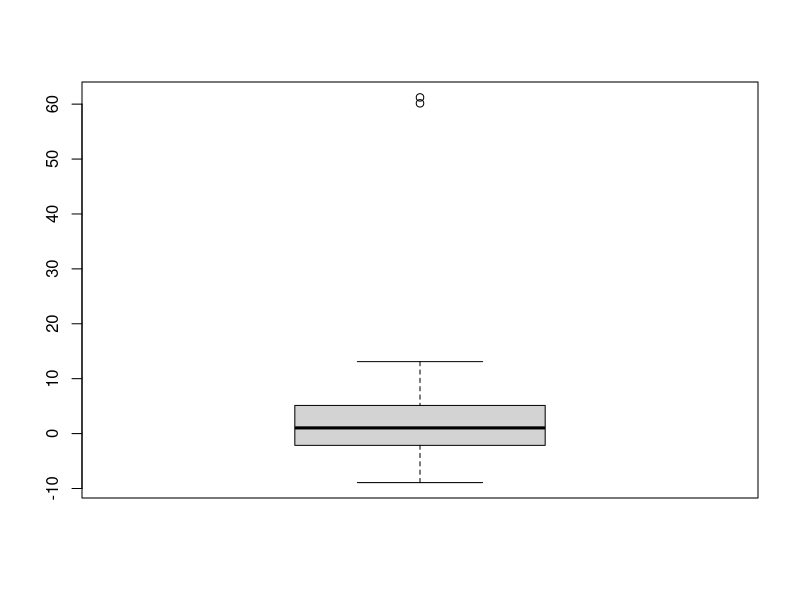
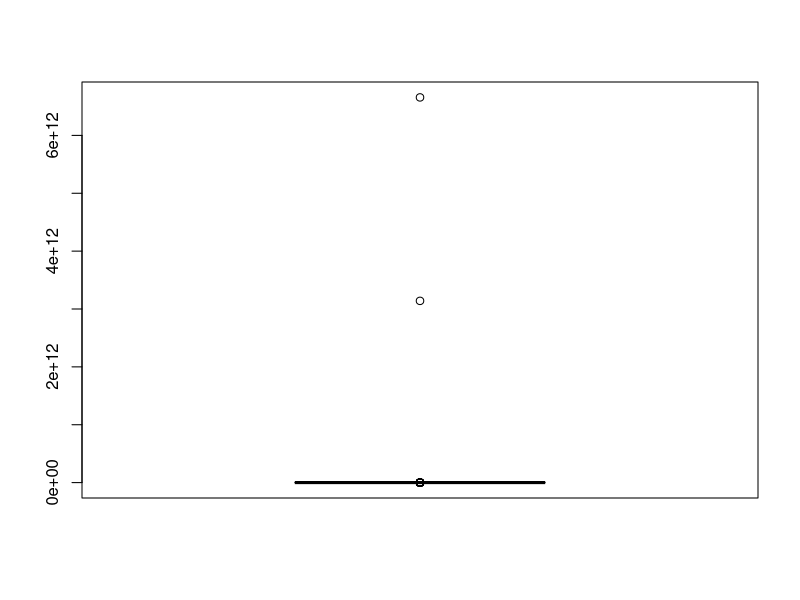
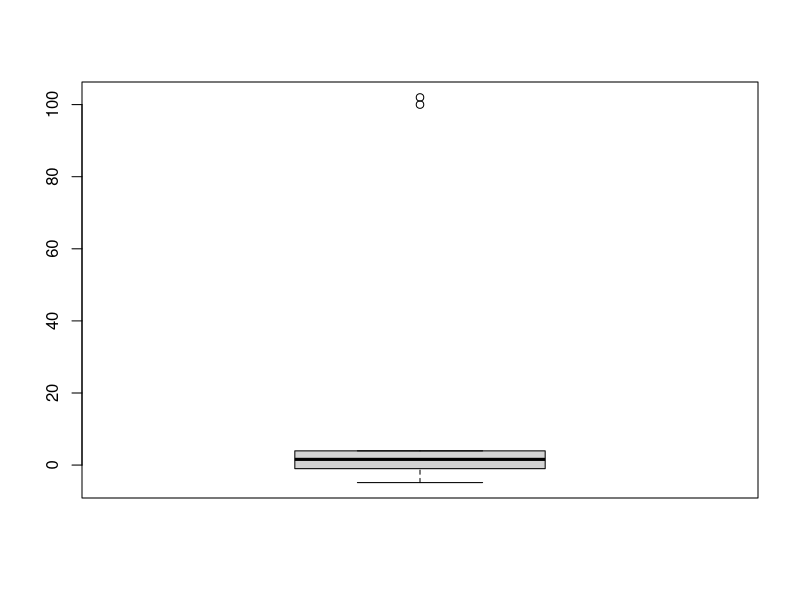
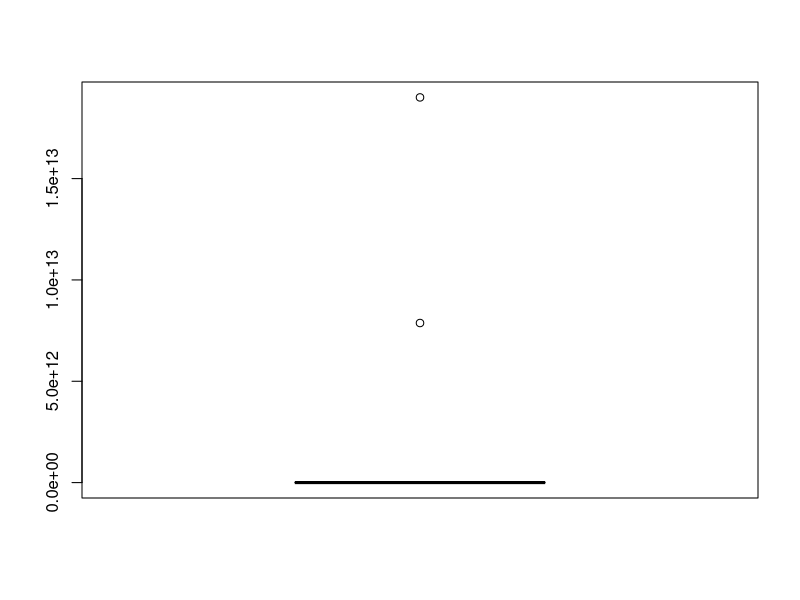

Generate these figures, in order, with R:
#100 data simetris
set.seed(10)
data.awal<-rnorm(98,mean=2, sd=5)

min(data.awal)
max(data.awal)
data.100.sims<-c(data.awal, 100,102)

#atau
pecl<- rnorm(2, mean=60, sd=1)
data.100.sims<-c(data.awal,pecl)

boxplot(data.100.sims)

#100 tak simetris
set.seed(1)
dt.awal<-rlnorm(98, meanlog = 2, sdlog = 4)
dt.pencl<-rlnorm(2, meanlog=30, sdlog=1)
data.100.ts<-c(dt.awal, dt.pencl)
boxplot(data.100.ts)

df.100<-data.frame(data.100.sims,data.100.ts)


#--------------------------------
#10 data simetris
set.seed(10)
data.awal.10<-rnorm(8,mean=2, sd=5)

min(data.awal.10)
max(data.awal.10)

data.10.sims<-c(data.awal.10, 100,102)
boxplot(data.10.sims)

#10 tak simetris
set.seed(1)
dt.awal.10<-rlnorm(8, meanlog = 2, sdlog = 4)
dt.pencl<-rlnorm(2, meanlog=30, sdlog=1)
data.10.ts<-c(dt.awal.10, dt.pencl)
boxplot(data.10.ts)

df.10<-data.frame(data.10.sims,data.10.ts)

library(openxlsx)
dataset_names <- list('Sheet1' = df.100, 'Sheet2' = df.10)
write.xlsx(dataset_names, file = 'Datagabung.xlsx')


